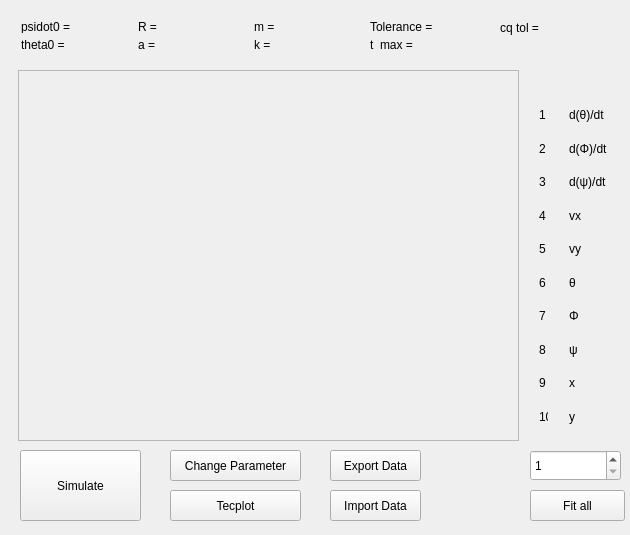
<?xml version="1.0" encoding="UTF-8"?>
<ui version="4.0">
 <class>MainWindow</class>
 <widget class="QMainWindow" name="MainWindow">
  <property name="geometry">
   <rect>
    <x>0</x>
    <y>0</y>
    <width>630</width>
    <height>535</height>
   </rect>
  </property>
  <property name="minimumSize">
   <size>
    <width>630</width>
    <height>535</height>
   </size>
  </property>
  <property name="maximumSize">
   <size>
    <width>630</width>
    <height>535</height>
   </size>
  </property>
  <property name="windowTitle">
   <string>GyroSim</string>
  </property>
  <property name="windowIcon">
   <iconset>
    <normaloff>../../../../../../tippetop_icon.jpg</normaloff>../../../../../../tippetop_icon.jpg</iconset>
  </property>
  <widget class="QWidget" name="centralWidget">
   <widget class="QPushButton" name="changeparameter_button">
    <property name="geometry">
     <rect>
      <x>170</x>
      <y>450</y>
      <width>131</width>
      <height>31</height>
     </rect>
    </property>
    <property name="text">
     <string>Change Parameter</string>
    </property>
   </widget>
   <widget class="QPushButton" name="Simulate_button">
    <property name="geometry">
     <rect>
      <x>20</x>
      <y>450</y>
      <width>121</width>
      <height>71</height>
     </rect>
    </property>
    <property name="text">
     <string>Simulate</string>
    </property>
   </widget>
   <widget class="QPushButton" name="Import_button">
    <property name="geometry">
     <rect>
      <x>330</x>
      <y>490</y>
      <width>91</width>
      <height>31</height>
     </rect>
    </property>
    <property name="text">
     <string>Import Data</string>
    </property>
   </widget>
   <widget class="QPushButton" name="Export_button">
    <property name="geometry">
     <rect>
      <x>330</x>
      <y>450</y>
      <width>91</width>
      <height>31</height>
     </rect>
    </property>
    <property name="text">
     <string>Export Data</string>
    </property>
   </widget>
   <widget class="QPushButton" name="Tecplot_button">
    <property name="geometry">
     <rect>
      <x>170</x>
      <y>490</y>
      <width>131</width>
      <height>31</height>
     </rect>
    </property>
    <property name="text">
     <string>Tecplot</string>
    </property>
   </widget>
   <widget class="QFrame" name="plottingframe">
    <property name="geometry">
     <rect>
      <x>18</x>
      <y>70</y>
      <width>501</width>
      <height>371</height>
     </rect>
    </property>
    <property name="frameShape">
     <enum>QFrame::StyledPanel</enum>
    </property>
    <property name="frameShadow">
     <enum>QFrame::Raised</enum>
    </property>
   </widget>
   <widget class="QSpinBox" name="spinBox">
    <property name="geometry">
     <rect>
      <x>530</x>
      <y>450</y>
      <width>91</width>
      <height>31</height>
     </rect>
    </property>
    <property name="minimum">
     <number>1</number>
    </property>
    <property name="maximum">
     <number>10</number>
    </property>
   </widget>
   <widget class="QWidget" name="verticalLayoutWidget">
    <property name="geometry">
     <rect>
      <x>528</x>
      <y>90</y>
      <width>31</width>
      <height>351</height>
     </rect>
    </property>
    <layout class="QVBoxLayout" name="verticalLayout">
     <item>
      <widget class="QLabel" name="label_2">
       <property name="text">
        <string>1</string>
       </property>
      </widget>
     </item>
     <item>
      <widget class="QLabel" name="label_7">
       <property name="text">
        <string>2</string>
       </property>
      </widget>
     </item>
     <item>
      <widget class="QLabel" name="label_10">
       <property name="text">
        <string>3</string>
       </property>
      </widget>
     </item>
     <item>
      <widget class="QLabel" name="label_9">
       <property name="text">
        <string>4</string>
       </property>
      </widget>
     </item>
     <item>
      <widget class="QLabel" name="label_11">
       <property name="text">
        <string>5</string>
       </property>
      </widget>
     </item>
     <item>
      <widget class="QLabel" name="label_8">
       <property name="text">
        <string>6</string>
       </property>
      </widget>
     </item>
     <item>
      <widget class="QLabel" name="label_5">
       <property name="text">
        <string>7</string>
       </property>
      </widget>
     </item>
     <item>
      <widget class="QLabel" name="label_6">
       <property name="text">
        <string>8</string>
       </property>
      </widget>
     </item>
     <item>
      <widget class="QLabel" name="label_4">
       <property name="text">
        <string>9</string>
       </property>
      </widget>
     </item>
     <item>
      <widget class="QLabel" name="label_3">
       <property name="text">
        <string>10</string>
       </property>
      </widget>
     </item>
    </layout>
   </widget>
   <widget class="QWidget" name="verticalLayoutWidget_2">
    <property name="geometry">
     <rect>
      <x>558</x>
      <y>90</y>
      <width>69</width>
      <height>351</height>
     </rect>
    </property>
    <layout class="QVBoxLayout" name="verticalLayout_2">
     <item>
      <widget class="QLabel" name="label_13">
       <property name="text">
        <string>d(θ)/dt</string>
       </property>
      </widget>
     </item>
     <item>
      <widget class="QLabel" name="label_19">
       <property name="text">
        <string>d(Φ)/dt</string>
       </property>
      </widget>
     </item>
     <item>
      <widget class="QLabel" name="label_18">
       <property name="text">
        <string>d(ψ)/dt</string>
       </property>
      </widget>
     </item>
     <item>
      <widget class="QLabel" name="label_20">
       <property name="text">
        <string>vx</string>
       </property>
      </widget>
     </item>
     <item>
      <widget class="QLabel" name="label_17">
       <property name="text">
        <string>vy</string>
       </property>
      </widget>
     </item>
     <item>
      <widget class="QLabel" name="label_16">
       <property name="text">
        <string>θ</string>
       </property>
      </widget>
     </item>
     <item>
      <widget class="QLabel" name="label_15">
       <property name="text">
        <string>Φ</string>
       </property>
      </widget>
     </item>
     <item>
      <widget class="QLabel" name="label_14">
       <property name="text">
        <string>ψ</string>
       </property>
      </widget>
     </item>
     <item>
      <widget class="QLabel" name="label_12">
       <property name="text">
        <string>x</string>
       </property>
      </widget>
     </item>
     <item>
      <widget class="QLabel" name="label">
       <property name="text">
        <string>y</string>
       </property>
      </widget>
     </item>
    </layout>
   </widget>
   <widget class="QWidget" name="horizontalLayoutWidget">
    <property name="geometry">
     <rect>
      <x>10</x>
      <y>10</y>
      <width>611</width>
      <height>52</height>
     </rect>
    </property>
    <layout class="QHBoxLayout" name="horizontalLayout">
     <item>
      <layout class="QVBoxLayout" name="verticalLayout_3">
       <item>
        <widget class="QLabel" name="psidot0_text">
         <property name="text">
          <string>psidot0 = </string>
         </property>
        </widget>
       </item>
       <item>
        <widget class="QLabel" name="theta0_text">
         <property name="text">
          <string>theta0 = </string>
         </property>
        </widget>
       </item>
      </layout>
     </item>
     <item>
      <layout class="QVBoxLayout" name="verticalLayout_4">
       <item>
        <widget class="QLabel" name="psidot0">
         <property name="text">
          <string/>
         </property>
        </widget>
       </item>
       <item>
        <widget class="QLabel" name="theta0">
         <property name="text">
          <string/>
         </property>
        </widget>
       </item>
      </layout>
     </item>
     <item>
      <layout class="QVBoxLayout" name="verticalLayout_5">
       <item>
        <widget class="QLabel" name="R_text">
         <property name="text">
          <string>R = </string>
         </property>
        </widget>
       </item>
       <item>
        <widget class="QLabel" name="a_text">
         <property name="text">
          <string>a = </string>
         </property>
        </widget>
       </item>
      </layout>
     </item>
     <item>
      <layout class="QVBoxLayout" name="verticalLayout_6">
       <item>
        <widget class="QLabel" name="R">
         <property name="text">
          <string/>
         </property>
        </widget>
       </item>
       <item>
        <widget class="QLabel" name="a">
         <property name="text">
          <string/>
         </property>
        </widget>
       </item>
      </layout>
     </item>
     <item>
      <layout class="QVBoxLayout" name="verticalLayout_7">
       <item>
        <widget class="QLabel" name="m_text">
         <property name="text">
          <string>m = </string>
         </property>
        </widget>
       </item>
       <item>
        <widget class="QLabel" name="k_text">
         <property name="text">
          <string>k = </string>
         </property>
        </widget>
       </item>
      </layout>
     </item>
     <item>
      <layout class="QVBoxLayout" name="verticalLayout_8">
       <item>
        <widget class="QLabel" name="m">
         <property name="text">
          <string/>
         </property>
        </widget>
       </item>
       <item>
        <widget class="QLabel" name="k">
         <property name="text">
          <string/>
         </property>
        </widget>
       </item>
      </layout>
     </item>
     <item>
      <layout class="QVBoxLayout" name="verticalLayout_9">
       <item>
        <widget class="QLabel" name="Tolerance_text">
         <property name="text">
          <string>Tolerance = </string>
         </property>
        </widget>
       </item>
       <item>
        <widget class="QLabel" name="t_max_text">
         <property name="text">
          <string>t_max = </string>
         </property>
        </widget>
       </item>
      </layout>
     </item>
     <item>
      <layout class="QVBoxLayout" name="verticalLayout_10">
       <item>
        <widget class="QLabel" name="Tolerance">
         <property name="text">
          <string/>
         </property>
        </widget>
       </item>
       <item>
        <widget class="QLabel" name="t_max">
         <property name="text">
          <string/>
         </property>
        </widget>
       </item>
      </layout>
     </item>
     <item>
      <layout class="QVBoxLayout" name="verticalLayout_11">
       <item>
        <widget class="QLabel" name="label_cqtol">
         <property name="text">
          <string>cq tol =</string>
         </property>
        </widget>
       </item>
       <item>
        <spacer name="verticalSpacer">
         <property name="orientation">
          <enum>Qt::Vertical</enum>
         </property>
         <property name="sizeHint" stdset="0">
          <size>
           <width>20</width>
           <height>40</height>
          </size>
         </property>
        </spacer>
       </item>
      </layout>
     </item>
     <item>
      <layout class="QVBoxLayout" name="verticalLayout_12">
       <item>
        <widget class="QLabel" name="display_cqtol">
         <property name="text">
          <string/>
         </property>
        </widget>
       </item>
       <item>
        <spacer name="verticalSpacer_2">
         <property name="orientation">
          <enum>Qt::Vertical</enum>
         </property>
         <property name="sizeHint" stdset="0">
          <size>
           <width>20</width>
           <height>40</height>
          </size>
         </property>
        </spacer>
       </item>
      </layout>
     </item>
    </layout>
   </widget>
   <widget class="QPushButton" name="pushButton">
    <property name="geometry">
     <rect>
      <x>530</x>
      <y>490</y>
      <width>95</width>
      <height>31</height>
     </rect>
    </property>
    <property name="text">
     <string>Fit all</string>
    </property>
   </widget>
  </widget>
  <action name="actionOpenParameterOptions">
   <property name="text">
    <string>openParameterOptions</string>
   </property>
  </action>
  <action name="actionSlideTime">
   <property name="text">
    <string>SlideTime</string>
   </property>
  </action>
  <action name="actionChangeVView">
   <property name="text">
    <string>changeVView</string>
   </property>
  </action>
  <action name="actionFitall">
   <property name="text">
    <string>fitall</string>
   </property>
  </action>
 </widget>
 <layoutdefault spacing="6" margin="11"/>
 <resources/>
 <connections>
  <connection>
   <sender>changeparameter_button</sender>
   <signal>clicked()</signal>
   <receiver>actionOpenParameterOptions</receiver>
   <slot>trigger()</slot>
   <hints>
    <hint type="sourcelabel">
     <x>445</x>
     <y>59</y>
    </hint>
    <hint type="destinationlabel">
     <x>-1</x>
     <y>-1</y>
    </hint>
   </hints>
  </connection>
  <connection>
   <sender>spinBox</sender>
   <signal>valueChanged(int)</signal>
   <receiver>actionChangeVView</receiver>
   <slot>trigger()</slot>
   <hints>
    <hint type="sourcelabel">
     <x>49</x>
     <y>65</y>
    </hint>
    <hint type="destinationlabel">
     <x>-1</x>
     <y>-1</y>
    </hint>
   </hints>
  </connection>
  <connection>
   <sender>pushButton</sender>
   <signal>clicked()</signal>
   <receiver>actionFitall</receiver>
   <slot>trigger()</slot>
   <hints>
    <hint type="sourcelabel">
     <x>577</x>
     <y>505</y>
    </hint>
    <hint type="destinationlabel">
     <x>-1</x>
     <y>-1</y>
    </hint>
   </hints>
  </connection>
 </connections>
 <slots>
  <slot>ExportbuttonClicked()</slot>
 </slots>
</ui>
